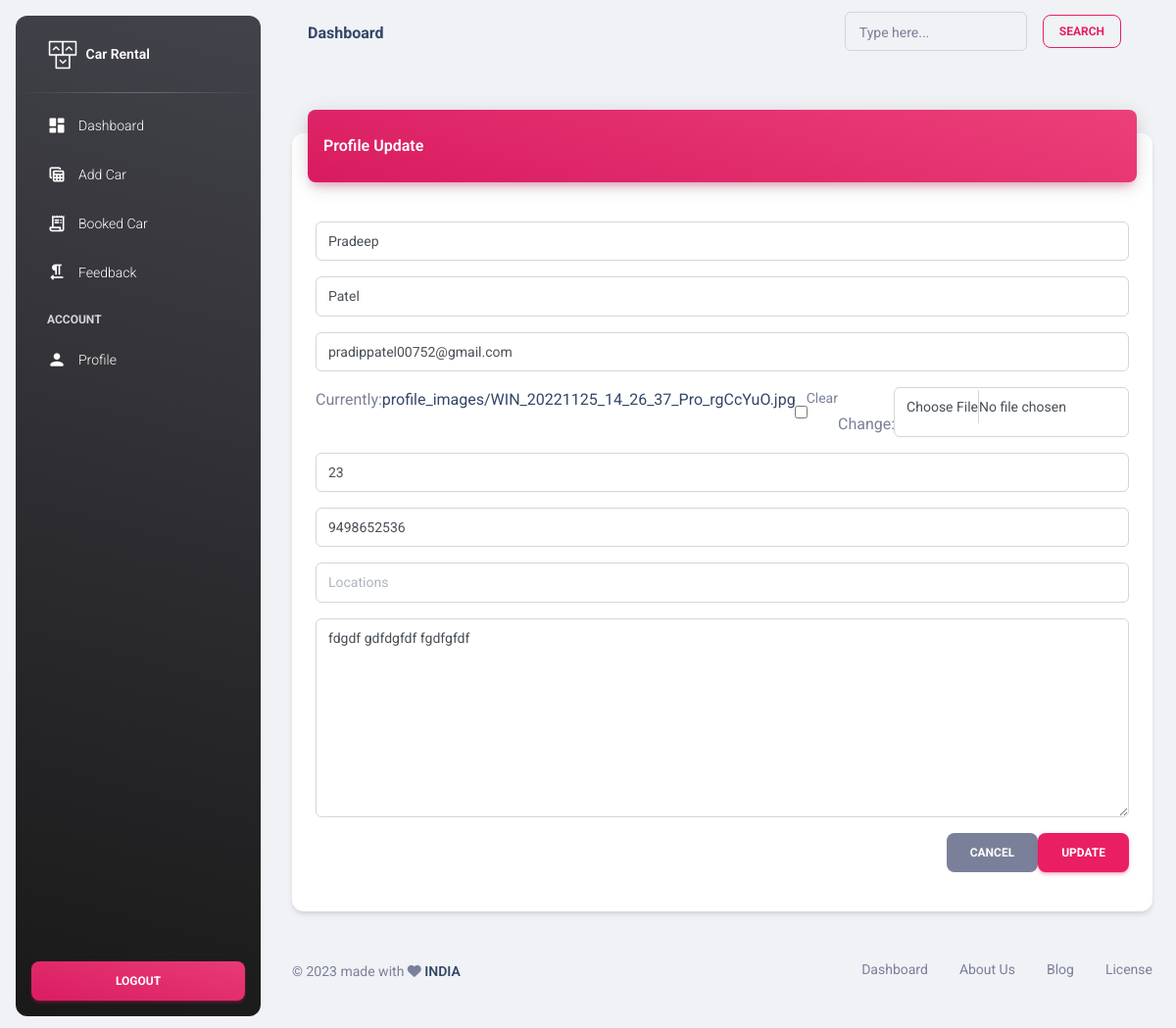
Screenshot of /owner/profileupdate/1 (signed in) with the database file from the repository.
### user/models.py (models this page shows)
class User(AbstractUser):
    is_owner = models.BooleanField(default=False)
    is_customer = models.BooleanField(default=False)
    prof_image = models.ImageField(upload_to="profile_images/", default='default-pic.jpg', null=True, blank=True)
    age = models.IntegerField(null=True)
    licence = models.CharField(max_length=100, null=True)
    lice_image = models.ImageField(upload_to="licence_image/", default='default-pic.jpg', null=True, blank=True)
    mobile = models.IntegerField(null=True)
    location = models.CharField(max_length=100, null=True)
    decs = models.TextField(max_length=300, null=True)
    class Meta:
        db_table = 'user'

### owner/views.py (the view)
# urls.py: path('profileupdate/<int:pk>', OwnerUpdate.as_view(), name='ownerupdate'),
class OwnerUpdate(LoginRequiredMixin, UpdateView):
    model = User
    form_class = OwnerUpdateForm
    template_name = 'owner/update.html'
    success_url = '/owner/ownerprofile/'

### owner/forms.py
class OwnerUpdateForm(forms.ModelForm):
    def __init__(self, *args, **kwargs):
        super(OwnerUpdateForm, self).__init__(*args, **kwargs)
        self.fields['decs'].widget.attrs['class'] = 'form-control'
        self.fields['decs'].widget.attrs['placeholder'] = 'Description'
        self.fields['prof_image'].widget.attrs['class'] = 'form-control'
    class Meta:
        model = User
        fields = ('first_name', 'last_name', 'email', 'prof_image', 'age', 'mobile', 'location', 'decs')
        widgets = {
            'first_name': forms.TextInput(attrs={'class': 'form-control', 'placeholder': 'First Name'}),
            'last_name': forms.TextInput(attrs={'class': 'form-control', 'placeholder': 'Last Name'}),
            'email': forms.EmailInput(attrs={'class': 'form-control', 'placeholder': 'Email'}),
            'mobile': forms.NumberInput(attrs={'class': 'form-control', 'placeholder': 'Mobile Number'}),
            'age': forms.NumberInput(attrs={'class': 'form-control', 'placeholder': 'Age'}),
            'location': forms.NumberInput(attrs={'class': 'form-control', 'placeholder': 'Locations'}),
        }

### templates/owner/update.html (shortened to what this page needs)
{% extends 'owner/base.html' %}
{% load static %}
{% block content %}
  <div class="container-fluid py-4">
    <div class="row min-vh-80">
      <div class="col-12 mx-auto">
        <div class="card mt-4">
          <div class="card-header p-0 position-relative mt-n4 mx-3 z-index-2">
            <div class="bg-gradient-primary shadow-primary border-radius-lg pt-4 pb-3">
              <h6 class="text-white text-capitalize ps-3">Profile Update</h6>
            </div>
          </div>
          <div class="card-body">
            <form method="post" action="" enctype="multipart/form-data">
      <div class="modal-body">
        {% for i in form %}
          <div class="input-group input-group-outline my-3">
            {{i}}
          </div>
        {% endfor %}
      </div>
      <div class="modal-footer">
        <a class="btn btn-secondary mr-2" href="{% url 'ownerdashboard' %}">Cancel</a>
        <input class="btn btn-primary" type="submit" VALUE="Update">
      </div>
      </form>
          </div>
        </div>
      </div>
    </div>
  </div>
{% endblock %}

### rows the page displays
User: form "Pradeep" "Patel" "pradippatel00752@gmail.com" "23" "9498652536" "fdgdf gdfdgfdf fgdfgfdf"
